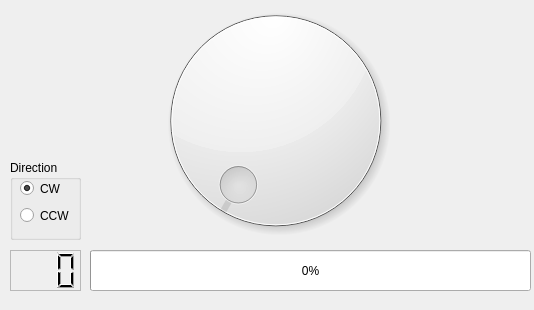
<?xml version="1.0" encoding="UTF-8"?>
<ui version="4.0">
 <class>Dialog</class>
 <widget class="QDialog" name="Dialog">
  <property name="geometry">
   <rect>
    <x>0</x>
    <y>0</y>
    <width>534</width>
    <height>310</height>
   </rect>
  </property>
  <property name="windowTitle">
   <string>MotorControl</string>
  </property>
  <widget class="QDial" name="dial">
   <property name="geometry">
    <rect>
     <x>120</x>
     <y>-10</y>
     <width>311</width>
     <height>261</height>
    </rect>
   </property>
   <property name="maximum">
    <number>100</number>
   </property>
  </widget>
  <widget class="QLCDNumber" name="lcdNumber">
   <property name="geometry">
    <rect>
     <x>10</x>
     <y>250</y>
     <width>71</width>
     <height>41</height>
    </rect>
   </property>
   <property name="autoFillBackground">
    <bool>false</bool>
   </property>
   <property name="frameShape">
    <enum>QFrame::StyledPanel</enum>
   </property>
   <property name="frameShadow">
    <enum>QFrame::Raised</enum>
   </property>
   <property name="digitCount">
    <number>3</number>
   </property>
   <property name="segmentStyle">
    <enum>QLCDNumber::Filled</enum>
   </property>
  </widget>
  <widget class="QProgressBar" name="progressBar">
   <property name="geometry">
    <rect>
     <x>90</x>
     <y>250</y>
     <width>441</width>
     <height>41</height>
    </rect>
   </property>
   <property name="value">
    <number>0</number>
   </property>
  </widget>
  <widget class="QGroupBox" name="groupBox">
   <property name="geometry">
    <rect>
     <x>10</x>
     <y>160</y>
     <width>71</width>
     <height>80</height>
    </rect>
   </property>
   <property name="title">
    <string>Direction</string>
   </property>
   <widget class="QRadioButton" name="CWButton">
    <property name="geometry">
     <rect>
      <x>10</x>
      <y>20</y>
      <width>82</width>
      <height>17</height>
     </rect>
    </property>
    <property name="text">
     <string>CW</string>
    </property>
    <property name="checked">
     <bool>true</bool>
    </property>
   </widget>
   <widget class="QRadioButton" name="CCWButton">
    <property name="geometry">
     <rect>
      <x>10</x>
      <y>40</y>
      <width>81</width>
      <height>31</height>
     </rect>
    </property>
    <property name="text">
     <string>CCW</string>
    </property>
   </widget>
  </widget>
 </widget>
 <resources/>
 <connections/>
</ui>
